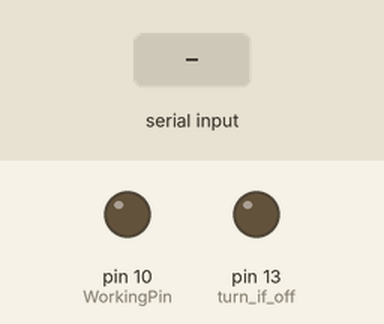
Recording of a sketch running on a simulated Arduino Uno, built with avr-gcc and run on an emulated ATmega328P. Shown: output pins drawn as LEDs (lit = HIGH). The inputs (shaded band) are chosen by the test bench.

Above: at 1.2 s.
1.3 s: "1" received over the second serial link
At 1.7 s:
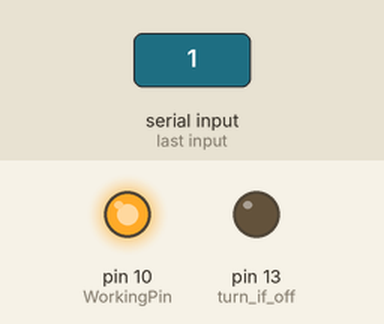
2.9 s: "0" received over the second serial link
At 4.1 s:
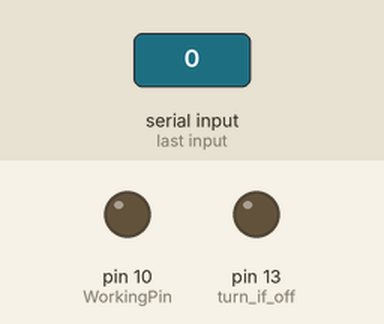
Timing chart, 0 to 5.9 s (numbered marks = the images above; inputs shaded):
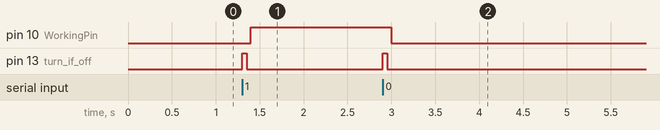

The sketch:

main.c.ino
```cpp
#include <SoftwareSerial.h>

const byte rx_pin = 2;
const byte tx_pin = 3;
SoftwareSerial bluetooth_hc06(rx_pin, tx_pin);
SoftwareSerial *hc06 = &bluetooth_hc06;

const int WorkingPin = 10;

void setup() {
  hc06->begin(9600);
  pinMode(LED_BUILTIN, OUTPUT); // turn if off
  pinMode(WorkingPin, OUTPUT);
}

void loop() {
  if(hc06->available() > 0) {
      const char cmd = hc06->read();
      digitalWrite(LED_BUILTIN, HIGH);
      delay(50);
      digitalWrite(LED_BUILTIN, LOW);
      delay(50);
      if (cmd == '0') {
        digitalWrite(WorkingPin, LOW);
      }
      else if (cmd == '1') {
        digitalWrite(WorkingPin, HIGH);
      }
//      else {
//        digitalWrite(WorkingPin, HIGH);
//        delay(200);
//        digitalWrite(WorkingPin, LOW);
//        delay(200);
//        digitalWrite(WorkingPin, HIGH);
//        delay(200);
//        digitalWrite(WorkingPin, LOW);
//        delay(200);
//      }
  }
}
```

Measured:
- after the input at 1.3 s, pin 10 (WorkingPin): LOW → HIGH after 0.10 s; pin 13 (turn_if_off): LOW → HIGH at once, → LOW 0.05 s later
- after the input at 2.9 s, pin 10 (WorkingPin): HIGH → LOW after 0.10 s; pin 13 (turn_if_off): LOW → HIGH at once, → LOW 0.05 s later
